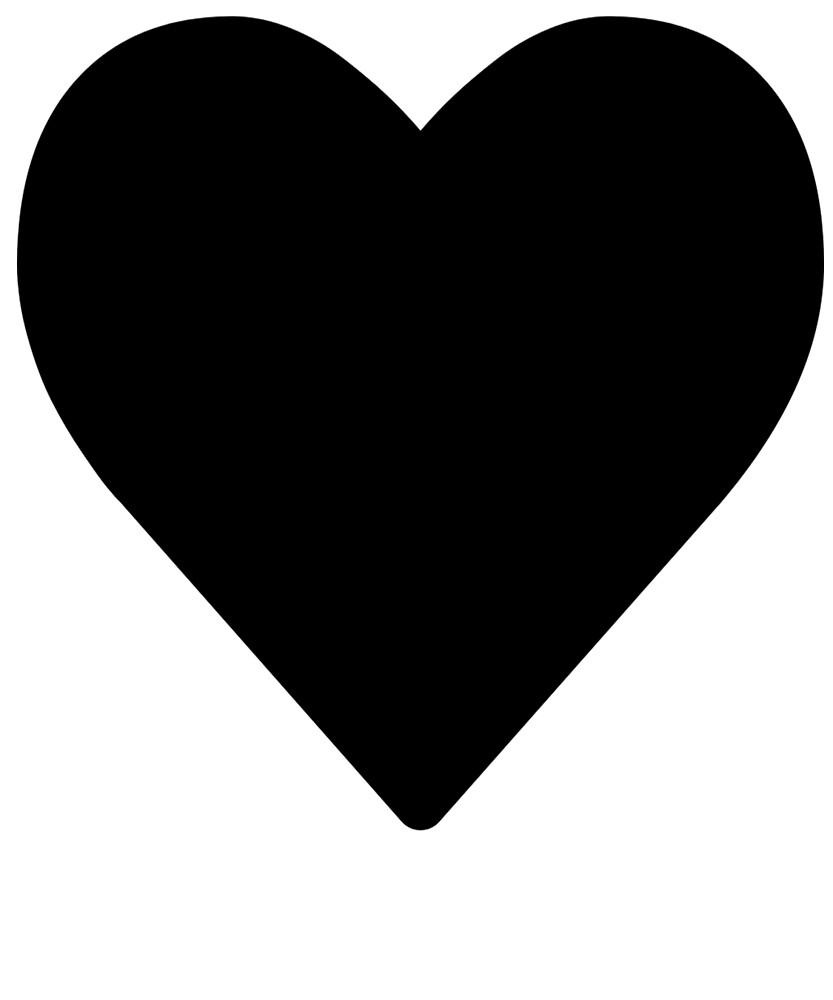
#> input picture heart.jpg, 833 x 1000 px
$ python photoshop.py ../heart.jpg
#> lines starting #> are read from the running program, lines starting #| are printed output that depends on the picture; after the words box and inside, x2 and y2 are one past the last pixel; in counts of white or black regions, pixels touching at a corner belong together
import cv2
import numpy as np
import sys

BUTTONS_BAND_HEIGHT = 180
BUTTONS_HEIGHT = 30
BUTTONS_WIDTH = 50
OFFSET_BUTTONS = 10
MAX_BUTTONS = 7

# [89 lines left out: function on_button_click, not called in this run]


def is_button_clicked(bt_position, x, y):
    return bt_position[0] < x < (bt_position[0] + BUTTONS_WIDTH) and bt_position[1] < y < (bt_position[1] + BUTTONS_HEIGHT)

def draw_button(text, position, buttons_band):
    vertical_offset = 0
    while (position + 1 > MAX_BUTTONS):
        position -= MAX_BUTTONS
        vertical_offset += BUTTONS_HEIGHT + 10
    band_width = buttons_band.shape[1]
    border = (band_width - ((BUTTONS_WIDTH + 10) * MAX_BUTTONS)) // 2
    # Cria botão
    button_text = text
    button_x = border + position * (BUTTONS_WIDTH + 10)
    button_y = (vertical_offset + BUTTONS_BAND_HEIGHT - BUTTONS_HEIGHT - ((BUTTONS_BAND_HEIGHT - BUTTONS_HEIGHT * 2)))
    cv2.rectangle(buttons_band, (button_x, button_y), (button_x + BUTTONS_WIDTH, button_y + BUTTONS_HEIGHT), (255, 128, 128), -1)
    cv2.putText(buttons_band, button_text, (button_x, button_y + 20), cv2.FONT_HERSHEY_SIMPLEX, 0.5, (0, 0, 0), 1)
    return (button_x, button_y)

def main():
    # Define variáveis globais
    global original_image
    global image
    global sticker_image
    global bt_invert_position
    global bt_gray_position
    global bt_blur_position
    global bt_circle_position
    global bt_heart_position
    global bt_fliph_position
    global bt_flipv_position
    global bt_red_position
    global bt_green_position
    global bt_blue_position
    global bt_cool_position
    global bt_happy_position
    global bt_stop_position
    global bt_play_position
    global bt_hat_position
    global bt_reset_position
    global bt_save_position


    # Verifica se pelo menos um argumento foi fornecido
    if len(sys.argv) < 2:
        print("Uso: python3 ./src/photoshop.py <imagem>")
        sys.exit(1)

    # Obtém o valor do path da imagem
    image_path = sys.argv[1]

    # Carrega imagem original
    original_image = cv2.imread(image_path)
#> original_image is the input picture: shape (1000, 833, 3); min 0, max 255, mean 119.2
    image = original_image.copy()

    # Carrega imagem default do sticker
    sticker_image = cv2.imread('cool.png', cv2.IMREAD_UNCHANGED)
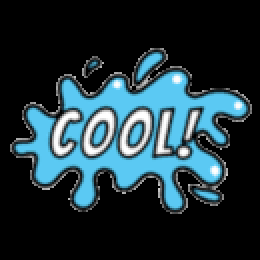
#> input picture cool.png, 130 x 130 px, found by its file name (shown 2 times larger)
#> sticker_image is the input picture: shape (130, 130, 4); mean B, G, R, A 59, 51.5, 31.6, 88.1

    # Cria banda dos botões
    width = image.shape[1]
#> width = 833
    buttons_band = np.zeros((BUTTONS_BAND_HEIGHT, width, 3), dtype=np.uint8)

    # Cria os botões
    bt_invert_position = draw_button("Invert", 0, buttons_band)
#> bt_invert_position = (206, 30)
    bt_gray_position = draw_button("Gray", 1, buttons_band)
#> in draw_button (call 2), `cv2.putText(buttons_band, button_text, (button_x, button_y + 20), cv2...`: buttons_band: shape (180, 833, 3); mean of channels 0, 1, 2 5.1, 2.5, 2.5
#> bt_gray_position = (266, 30)
    bt_blur_position = draw_button("Blur", 2, buttons_band)
#> in draw_button (call 3), `cv2.putText(buttons_band, button_text, (button_x, button_y + 20), cv2...`: buttons_band: shape (180, 833, 3); mean of channels 0, 1, 2 7.6, 3.8, 3.8
#> bt_blur_position = (326, 30)
    bt_circle_position = draw_button("Circle", 3, buttons_band)
#> bt_circle_position = (386, 30)
    bt_heart_position = draw_button("Heart", 4, buttons_band)
#> bt_heart_position = (446, 30)
    bt_fliph_position = draw_button("Flip H", 5, buttons_band)
#> bt_fliph_position = (506, 30)
    bt_flipv_position = draw_button("Flip V", 6, buttons_band)
#> bt_flipv_position = (566, 30)
    bt_red_position = draw_button("Red", 7, buttons_band)
#> in draw_button (call 8), `cv2.putText(buttons_band, button_text, (button_x, button_y + 20), cv2...`: buttons_band: shape (180, 833, 3); mean of channels 0, 1, 2 20.3, 10.2, 10.2
    bt_green_position = draw_button("Green", 8, buttons_band)
    bt_blue_position = draw_button("Blue", 9, buttons_band)
#> in draw_button (call 10), `cv2.rectangle(buttons_band, (button_x, button_y), (button_x + BUTTONS_..`:
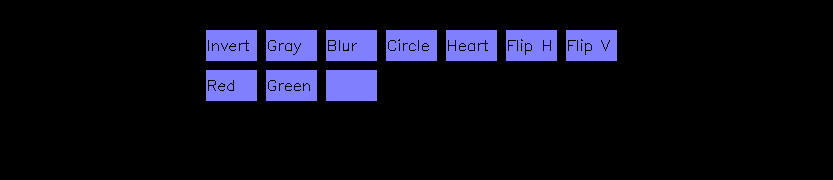
#> buttons_band: shape (180, 833, 3); mean of channels 0, 1, 2 25.5, 12.8, 12.8; drawn as B, G, R
    bt_cool_position = draw_button("Cool", 10, buttons_band)
#> in draw_button (call 11), `cv2.putText(buttons_band, button_text, (button_x, button_y + 20), cv2...`: buttons_band: shape (180, 833, 3); mean of channels 0, 1, 2 27.9, 14, 14
    bt_happy_position = draw_button("Happy", 11, buttons_band)
    bt_stop_position = draw_button("Stop", 12, buttons_band)
#> in draw_button (call 13), `cv2.rectangle(buttons_band, (button_x, button_y), (button_x + BUTTONS_..`:
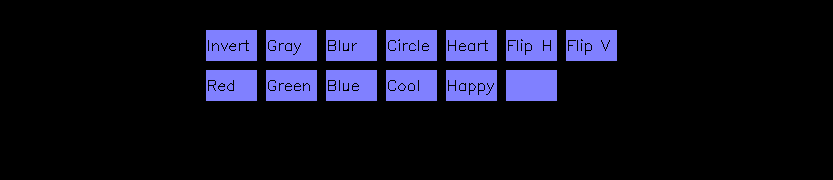
#> buttons_band: shape (180, 833, 3); mean of channels 0, 1, 2 33.1, 16.6, 16.6; drawn as B, G, R
    bt_play_position = draw_button("Play", 13, buttons_band)
#> in draw_button (call 14), `cv2.rectangle(buttons_band, (button_x, button_y), (button_x + BUTTONS_..`:
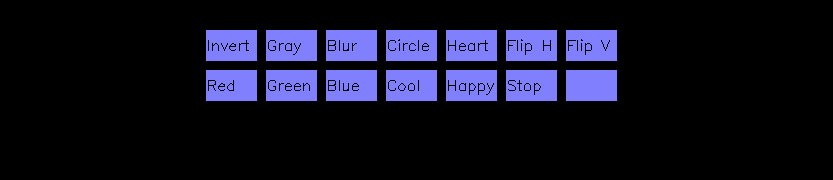
#> buttons_band: shape (180, 833, 3); mean of channels 0, 1, 2 35.6, 17.9, 17.9; drawn as B, G, R
    bt_hat_position = draw_button("Hat", 14, buttons_band)
#> in draw_button (call 15), `cv2.putText(buttons_band, button_text, (button_x, button_y + 20), cv2...`: buttons_band: shape (180, 833, 3); mean of channels 0, 1, 2 38, 19.1, 19.1
    bt_reset_position = draw_button("Reset", 15, buttons_band)
#> in draw_button (call 16), `cv2.rectangle(buttons_band, (button_x, button_y), (button_x + BUTTONS_..`:
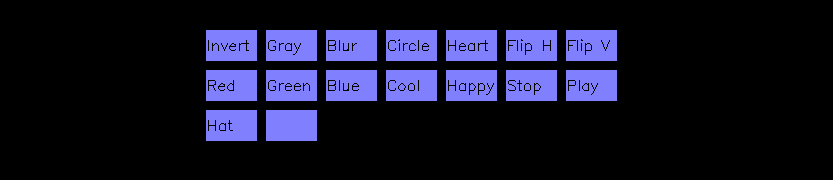
#> buttons_band: shape (180, 833, 3); mean of channels 0, 1, 2 40.7, 20.4, 20.4; drawn as B, G, R
    bt_save_position = draw_button("Save", 16, buttons_band)
#> in draw_button (call 17), `cv2.rectangle(buttons_band, (button_x, button_y), (button_x + BUTTONS_..`:
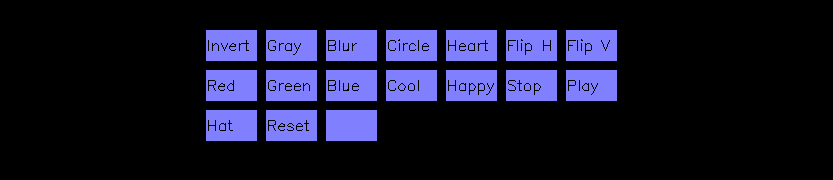
#> buttons_band: shape (180, 833, 3); mean of channels 0, 1, 2 43.2, 21.7, 21.7; drawn as B, G, R
#> in draw_button (call 17), `cv2.putText(buttons_band, button_text, (button_x, button_y + 20), cv2...`: buttons_band: shape (180, 833, 3); 0.06% of pixels changed, all inside (x1, y1, x2, y2) = (328, 120, 362, 131)

    # Exibe interface do photoshop
    cv2.namedWindow("Photoshop")
    cv2.setMouseCallback("Photoshop", on_button_click)
    while True:
        form = np.concatenate((buttons_band, image), axis=0)
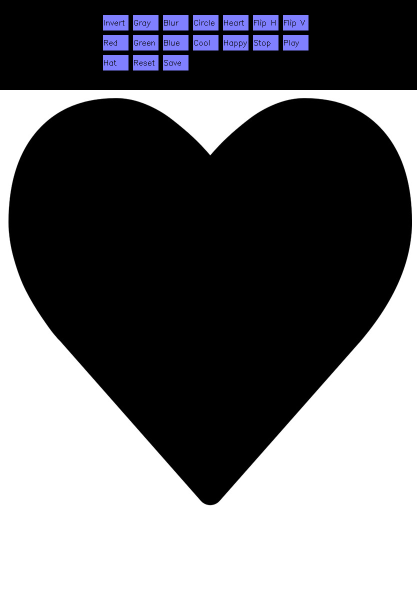
#> form: shape (1180, 833, 3) (shown at 1/2 size); mean of channels 0, 1, 2 107.6, 104.3, 104.3; drawn as B, G, R
        cv2.imshow("Photoshop", form)
        if cv2.waitKey(1) & 0xFF == ord('q'):
#> (key q is pressed here)
            break

    cv2.destroyAllWindows()

main()
